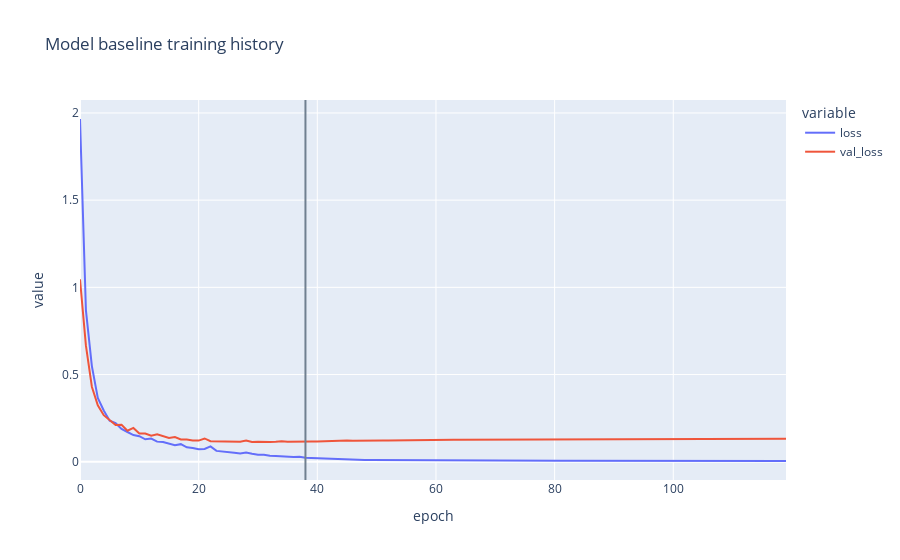

The code cell stored with this chart in its notebook:
### Code cell
fig = pd.DataFrame(history[model_name].history)[["loss", "val_loss"]].plot(title=f"Model {models[model_name].name} training history", labels={'index': 'epoch'})
fig.add_vline(x=np.argmax(history[model_name].history[checkpoint_method]), line_width=2, line_color='slategray')
